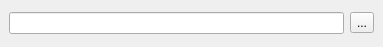
<?xml version="1.0" encoding="UTF-8"?>
<ui version="4.0">
 <class>Mp3PlayerMainWindow</class>
 <widget class="QMainWindow" name="Mp3PlayerMainWindow">
  <property name="geometry">
   <rect>
    <x>0</x>
    <y>0</y>
    <width>383</width>
    <height>47</height>
   </rect>
  </property>
  <property name="windowTitle">
   <string>JACK mp3 player (QtJack demo)</string>
  </property>
  <widget class="QWidget" name="centralwidget">
   <layout class="QVBoxLayout" name="verticalLayout">
    <item>
     <layout class="QHBoxLayout" name="horizontalLayout_2">
      <item>
       <widget class="QLineEdit" name="lineEditFileName">
        <property name="readOnly">
         <bool>true</bool>
        </property>
       </widget>
      </item>
      <item>
       <widget class="QToolButton" name="toolButtonFileChoose">
        <property name="text">
         <string>...</string>
        </property>
       </widget>
      </item>
     </layout>
    </item>
   </layout>
  </widget>
 </widget>
 <resources/>
 <connections/>
</ui>
